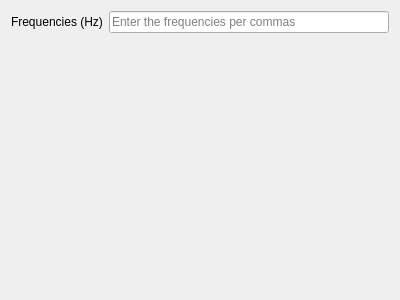
<?xml version="1.0" encoding="UTF-8"?>
<ui version="4.0">
 <class>DemodulatorSettingsWidget</class>
 <widget class="QWidget" name="DemodulatorSettingsWidget">
  <property name="geometry">
   <rect>
    <x>0</x>
    <y>0</y>
    <width>400</width>
    <height>300</height>
   </rect>
  </property>
  <property name="windowTitle">
   <string>Form</string>
  </property>
  <layout class="QFormLayout" name="formLayout">
   <item row="0" column="0">
    <widget class="QLabel" name="frequencyLabel">
     <property name="text">
      <string>Frequencies (Hz)</string>
     </property>
    </widget>
   </item>
   <item row="0" column="1">
    <widget class="QLineEdit" name="frequencies">
     <property name="text">
      <string/>
     </property>
     <property name="placeholderText">
      <string>Enter the frequencies per commas</string>
     </property>
    </widget>
   </item>
  </layout>
 </widget>
 <resources/>
 <connections/>
</ui>
